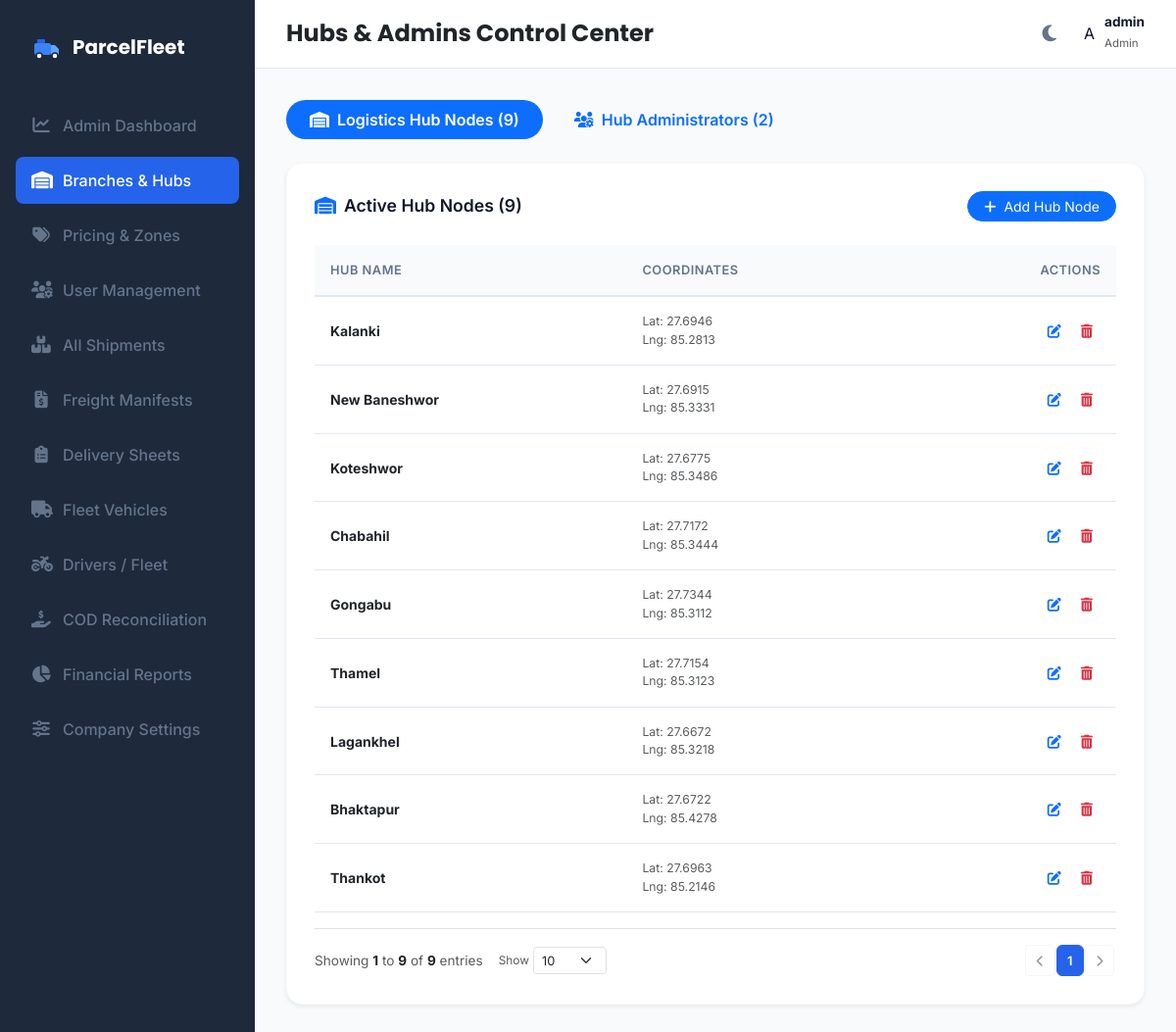
/admin/hubs (signed in), run on the app's committed database.
### models.py (models this page shows)
class User(db.Model, UserMixin):
    __tablename__ = 'users'
    id = db.Column(db.Integer, primary_key=True)
    username = db.Column(db.String(50), unique=True, nullable=False)
    password_hash = db.Column(db.String(255), nullable=False)
    role = db.Column(db.String(30), nullable=False)  # 'admin', 'hub_admin', 'booking_staff', 'warehouse_staff', 'dispatcher', 'delivery_staff', 'branch_staff', 'driver'
    permissions = db.Column(db.String(255), nullable=True) # Comma-separated permissions: view,create,edit,delete,assign,dispatch,reports,settings
    driver_profile = db.relationship('Driver', backref='user', uselist=False, cascade="all, delete-orphan")
    hub_admin_profile = db.relationship('HubAdmin', backref='user', uselist=False, cascade="all, delete-orphan")

class Hub(db.Model):
    __tablename__ = 'hubs'
    id = db.Column(db.Integer, primary_key=True)
    name = db.Column(db.String(100), unique=True, nullable=False)
    latitude = db.Column(db.Float, nullable=False)
    longitude = db.Column(db.Float, nullable=False)
    hub_admins = db.relationship('HubAdmin', backref='hub', cascade="all, delete-orphan")
    vehicles = db.relationship('Vehicle', backref='hub', cascade="all, delete-orphan")
    drivers = db.relationship('Driver', backref='hub', cascade="all, delete-orphan", foreign_keys="Driver.hub_id")
    parcels = db.relationship('Parcel', backref='hub', cascade="all, delete-orphan", foreign_keys="Parcel.hub_id")

### app.py (the view)
@app.route('/admin/hubs')
@login_required
def manage_hubs():
    if current_user.role != 'admin':
        return redirect(url_for('index'))
    hubs = Hub.query.all()
    hub_admins = HubAdmin.query.all()
    return render_template('hubs.html', active_page='hubs', hubs=hubs, hub_admins=hub_admins)

### templates/hubs.html (shortened to what this page needs)
{% extends "base.html" %}
{% block page_title %}Hubs & Admins Control Center{% endblock %}
{% block content %}
<ul class="nav nav-pills mb-4 gap-2 no-print" id="hubsTabs" role="tablist">
    <li class="nav-item" role="presentation">
        <button class="nav-link active rounded-pill px-4 fw-semibold" id="hubs-tab" data-bs-toggle="pill" data-bs-target="#hubs-panel" type="button" role="tab" aria-controls="hubs-panel" aria-selected="true" style="transition: all 0.2s ease;">
            <i class="fa-solid fa-warehouse me-2"></i>Logistics Hub Nodes ({{ hubs|length }})
        </button>
    </li>
    <li class="nav-item" role="presentation">
        <button class="nav-link rounded-pill px-4 fw-semibold" id="admins-tab" data-bs-toggle="pill" data-bs-target="#admins-panel" type="button" role="tab" aria-controls="admins-panel" aria-selected="false" style="transition: all 0.2s ease;">
            <i class="fa-solid fa-users-gear me-2"></i>Hub Administrators ({{ hub_admins|length }})
        </button>
    </li>
</ul>
<div class="tab-content" id="hubsTabsContent">
    <div class="tab-pane fade show active" id="hubs-panel" role="tabpanel" aria-labelledby="hubs-tab">
        <div class="row">
            <div class="col-12">
                <div class="premium-card border border-light shadow-sm">
                    <div class="premium-card-title d-flex justify-content-between align-items-center">
                        <span><i class="fa-solid fa-warehouse me-2 text-primary"></i>Active Hub Nodes ({{ hubs|length }})</span>
                        <button class="btn btn-sm btn-primary rounded-pill px-3" type="button" data-bs-toggle="collapse" data-bs-target="#collapseHubForm" aria-expanded="false" aria-controls="collapseHubForm">
                            <i class="fa-solid fa-plus me-1"></i> Add Hub Node
                        </button>
                    </div>
                    <div class="table-responsive">
                        <table class="table premium-table align-middle">
                            <thead>
                                <tr>
                                    <th>Hub Name</th>
                                    <th>Coordinates</th>
                                    <th class="text-end">Actions</th>
                                </tr>
                            </thead>
                            <tbody class="text-dark">
                                {% if not hubs %}
                                <tr>
                                    <td colspan="3" class="text-center text-muted py-4">No active hubs registered yet.</td>
                                </tr>
                                {% else %}
                                {% for hub in hubs %}
                                <tr>
                                    <td>
                                        <div class="fw-bold">{{ hub.name }}</div>
                                    </td>
                                    <td>
                                        <small class="text-muted d-block">Lat: {{ hub.latitude|round(4) }}</small>
                                        <small class="text-muted d-block">Lng: {{ hub.longitude|round(4) }}</small>
                                    </td>
                                    <td class="text-end">
                                        <div class="d-flex justify-content-end gap-1">
                                            <button class="btn btn-sm btn-outline-primary border-0 rounded-circle" data-bs-toggle="modal" data-bs-target="#editHubModal{{ hub.id }}">
                                                <i class="fa-solid fa-pen-to-square"></i>
                                            </button>
                                            <a href="{{ url_for('delete_hub', id=hub.id) }}" class="btn btn-sm btn-outline-danger border-0 rounded-circle" onclick="return confirm('Are you sure you want to delete this Hub and all its admin profiles?')">
                                                <i class="fa-solid fa-trash-can"></i>
                                            </a>
                                        </div>
                                    </td>
                                </tr>
                                {% endfor %}
                                {% endif %}
                            </tbody>
                        </table>
                    </div>
                </div>
            </div>
        </div>
    </div>
</div>
{% endblock %}

### templates/base.html (shortened to what this page needs)
<!DOCTYPE html>
<html lang="en">
<head>
    <link rel="stylesheet" href="https://cdnjs.cloudflare.com/ajax/libs/font-awesome/6.4.0/css/all.min.css">
    <link href="https://cdn.jsdelivr.net/npm/bootstrap@5.3.0/dist/css/bootstrap.min.css" rel="stylesheet">
    <link rel="stylesheet" href="https://unpkg.com/leaflet@1.9.4/dist/leaflet.css" />
    <link rel="stylesheet" href="{{ url_for('static', filename='css/styles.css') }}">
</head>
<body>
    {% if current_user.is_authenticated and not no_layout %}
    <div class="app-container">
        <aside class="sidebar" id="sidebar">
            <div class="brand">
                <span>ParcelFleet</span>
            </div>
            <ul class="sidebar-nav">
                {% if current_user.role == 'admin' %}
                <li class="sidebar-nav-item {% if active_page == 'dashboard' %}active{% endif %}">
                    <a href="{{ url_for('admin_dashboard') }}">
                        <i class="fa-solid fa-chart-line"></i>
                        <span>Admin Dashboard</span>
                    </a>
                </li>
                <li class="sidebar-nav-item {% if active_page == 'hubs' %}active{% endif %}">
                    <a href="{{ url_for('manage_hubs') }}">
                        <i class="fa-solid fa-warehouse"></i>
                        <span>Branches & Hubs</span>
                    </a>
                </li>
                <li class="sidebar-nav-item {% if active_page == 'pricing_rules' %}active{% endif %}">
                    <a href="{{ url_for('pricing_rules') }}">
                        <i class="fa-solid fa-tags"></i>
                        <span>Pricing & Zones</span>
                    </a>
                </li>
                <li class="sidebar-nav-item {% if active_page == 'users' %}active{% endif %}">
                    <a href="{{ url_for('manage_users') }}">
                        <i class="fa-solid fa-users-gear"></i>
                        <span>User Management</span>
                    </a>
                </li>
                <li class="sidebar-nav-item {% if active_page == 'parcels' %}active{% endif %}">
                    <a href="{{ url_for('manage_parcels') }}">
                        <i class="fa-solid fa-boxes-stacked"></i>
                        <span>All Shipments</span>
                    </a>
                </li>
                <li class="sidebar-nav-item {% if active_page == 'manifests' %}active{% endif %}">
                    <a href="{{ url_for('manage_manifests') }}">
                        <i class="fa-solid fa-file-invoice-dollar"></i>
                        <span>Freight Manifests</span>
                    </a>
                </li>
                <li class="sidebar-nav-item {% if active_page == 'delivery_sheets' %}active{% endif %}">
                    <a href="{{ url_for('delivery_sheets') }}">
                        <i class="fa-solid fa-clipboard-list"></i>
                        <span>Delivery Sheets</span>
                    </a>
                </li>
                <li class="sidebar-nav-item {% if active_page == 'vehicles' %}active{% endif %}">
                    <a href="{{ url_for('manage_vehicles') }}">
                        <i class="fa-solid fa-truck"></i>
                        <span>Fleet Vehicles</span>
                    </a>
                </li>
                <li class="sidebar-nav-item {% if active_page == 'drivers' %}active{% endif %}">
                    <a href="{{ url_for('manage_drivers') }}">
                        <i class="fa-solid fa-motorcycle"></i>
                        <span>Drivers / Fleet</span>
                    </a>
                </li>
                <li class="sidebar-nav-item {% if active_page == 'cod_reconciliation' %}active{% endif %}">
                    <a href="{{ url_for('cod_reconciliation') }}">
                        <i class="fa-solid fa-hand-holding-dollar"></i>
                        <span>COD Reconciliation</span>
                    </a>
                </li>
                <li class="sidebar-nav-item {% if active_page == 'reports' %}active{% endif %}">
                    <a href="{{ url_for('view_reports') }}">
                        <i class="fa-solid fa-chart-pie"></i>
                        <span>Financial Reports</span>
                    </a>
                </li>
                <li class="sidebar-nav-item {% if active_page == 'company_settings' %}active{% endif %}">
                    <a href="{{ url_for('company_settings') }}">
                        <i class="fa-solid fa-sliders"></i>
                        <span>Company Settings</span>
                    </a>
                </li>
                {% endif %}
            </ul>
        </aside>
        <main class="main-viewport">
            <header class="header-bar">
                <div class="d-flex align-items-center gap-3">
                    {% if current_user.role == 'driver' %}
                    <h4 class="mb-0 text-dark fw-bold">ParcelFleet Rider</h4>
                    {% else %}
                    <h4 class="mb-0 text-capitalize text-dark fw-bold">{% block page_title %}{{ active_page }}{% endblock %}</h4>
                    {% endif %}
                </div>
                <div class="header-actions">
                    <button class="theme-toggle-btn" id="themeToggle" onclick="toggleThemeMode()">
                        <i class="fa-solid fa-moon" id="themeIcon"></i>
                    </button>
                    {% if current_user.role == 'driver' %}
                    <div class="d-flex align-items-center gap-2 ps-2 border-start border-light">
                        <div class="text-end d-none d-sm-block">
                            <div class="fw-bold text-dark" style="font-size: 0.88rem; line-height: 1.1;">{{ current_user.driver_profile.name if current_user.driver_profile else current_user.username }}</div>
                            <div class="text-muted" style="font-size: 0.72rem;">ParcelFleet Rider</div>
                        </div>
                        <div class="rounded-circle bg-primary bg-opacity-10 text-primary d-flex align-items-center justify-content-center fw-bold" style="width: 36px; height: 36px; font-size: 0.95rem; border: 1.5px solid rgba(59, 130, 246, 0.3);">
                            {{ (current_user.driver_profile.name[0] if (current_user.driver_profile and current_user.driver_profile.name) else current_user.username[0]).upper() }}
                        </div>
                    </div>
                    {% else %}
                    <div class="dropdown">
                        <div class="user-profile-dropdown" data-bs-toggle="dropdown">
                            <div class="user-avatar-circle">
                                {{ current_user.username[0].upper() }}
                            </div>
                            <div class="d-none d-md-block text-start">
                                <div class="fw-bold" style="font-size: 0.85rem; line-height: 1.1;">{{ current_user.username }}</div>
                                <small class="text-muted text-capitalize" style="font-size: 0.72rem;">{{ current_user.role }}</small>
                            </div>
                        </div>
                    </div>
                    {% endif %}
                </div>
            </header>
            <section class="main-content">
                {% block content %}{% endblock %}
            </section>
        </main>
    </div>
    {% endif %}
</body>
</html>

### data on the page
User: username "A", username "admin", role "Admin"
Hub: name "Kalanki", latitude "27.6946", longitude "85.2813"
Hub: name "New Baneshwor", latitude "27.6915", longitude "85.3331"
Hub: name "Koteshwor", latitude "27.6775", longitude "85.3486"
Hub: name "Chabahil", latitude "27.7172", longitude "85.3444"
Hub: name "Gongabu", latitude "27.7344", longitude "85.3112"
Hub: name "Thamel", latitude "27.7154", longitude "85.3123"
Hub: name "Lagankhel", latitude "27.6672", longitude "85.3218"
Hub: name "Bhaktapur", latitude "27.6722", longitude "85.4278"
Hub: name "Thankot", latitude "27.6963", longitude "85.2146"

### other printed values
{{ hubs|length }} "9"
{{ hub_admins|length }} "2"
